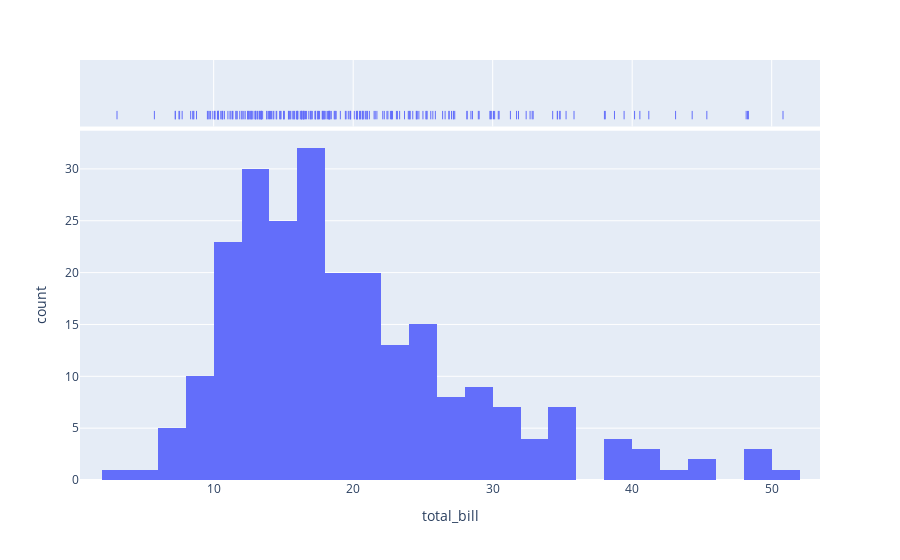

The code cell stored with this chart in its notebook:
### Markdown cell above
'Distplot' is a function used to visualize the distribution of a single variable in a dataset. It combines a histogram with a kernel density estimate (KDE) plot to provide an overview of the data's distribution. The histogram represents the frequency of data points falling into each bin, while the KDE plot shows the estimated probability density function.

To plot a distplot using Plotly Express, you can use the px.histogram function with the marginal parameter set to "rug". Here's an example:

### Code cell
import plotly.express as px

# Load the tips dataset from Plotly
tips_data = px.data.tips()

# Create the distplot using Plotly Express
fig = px.histogram(tips_data, x='total_bill', marginal='rug')

# Display the plot
fig.show()

### Figure 1 — Plotly figure (JSON) as saved in the notebook; plotly's stock layout.template omitted (floating-point values rounded to 4 significant figures; data arrays with more than 128 entries replaced by an {"elided": "..."} marker saying what was removed)
{"data": [{"alignmentgroup": "True", "bingroup": "x", "hovertemplate": "total_bill=%{x}<br>count=%{y}<extra></extra>", "legendgroup": "", "marker": {"color": "#636efa", "pattern": {"shape": ""}}, "name": "", "offsetgroup": "", "orientation": "v", "showlegend": false, "type": "histogram", "x": {"elided": "244 float values"}, "xaxis": "x", "yaxis": "y"}, {"alignmentgroup": "True", "boxpoints": "all", "fillcolor": "rgba(255,255,255,0)", "hoveron": "points", "hovertemplate": "total_bill=%{x}<extra></extra>", "jitter": 0, "legendgroup": "", "line": {"color": "rgba(255,255,255,0)"}, "marker": {"color": "#636efa", "symbol": "line-ns-open"}, "name": "", "offsetgroup": "", "showlegend": false, "type": "box", "x": {"elided": "244 float values"}, "xaxis": "x2", "yaxis": "y2"}], "layout": {"autosize": true, "barmode": "relative", "legend": {"tracegroupgap": 0}, "margin": {"t": 60}, "xaxis": {"anchor": "y", "autorange": true, "domain": [0, 1], "range": [0.4178, 53.46], "title": {"text": "total_bill"}, "type": "linear"}, "xaxis2": {"anchor": "y2", "autorange": true, "domain": [0, 1], "matches": "x", "range": [0.4178, 53.46], "showgrid": true, "showticklabels": false, "type": "linear"}, "yaxis": {"anchor": "x", "autorange": true, "domain": [0, 0.8316], "range": [0, 33.68], "title": {"text": "count"}}, "yaxis2": {"anchor": "x2", "autorange": true, "domain": [0.8416, 1], "matches": "y2", "range": [-0.5942, 0.5], "showgrid": false, "showline": false, "showticklabels": false, "ticks": "", "type": "category"}}}
